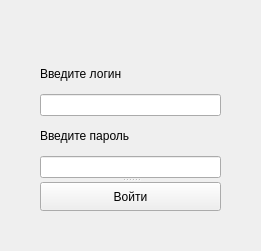
<?xml version="1.0" encoding="UTF-8"?>
<ui version="4.0">
 <class>login_in_window</class>
 <widget class="QWidget" name="login_in_window">
  <property name="geometry">
   <rect>
    <x>0</x>
    <y>0</y>
    <width>261</width>
    <height>251</height>
   </rect>
  </property>
  <property name="windowTitle">
   <string>Добро пожаловать в Афину</string>
  </property>
  <widget class="QSplitter" name="splitter">
   <property name="geometry">
    <rect>
     <x>40</x>
     <y>60</y>
     <width>181</width>
     <height>151</height>
    </rect>
   </property>
   <property name="orientation">
    <enum>Qt::Vertical</enum>
   </property>
   <widget class="QWidget" name="">
    <layout class="QGridLayout" name="gridLayout">
     <item row="0" column="0">
      <widget class="QLabel" name="label_2">
       <property name="styleSheet">
        <string>font: 12pt &quot;MS Shell Dlg 2&quot;;</string>
       </property>
       <property name="text">
        <string>Введите логин</string>
       </property>
      </widget>
     </item>
     <item row="1" column="0">
      <widget class="QLineEdit" name="lineEdit_2">
       <property name="styleSheet">
        <string notr="true">font: 10pt &quot;MS Shell Dlg 2&quot;;</string>
       </property>
       <property name="inputMask">
        <string/>
       </property>
       <property name="maxLength">
        <number>10</number>
       </property>
       <property name="echoMode">
        <enum>QLineEdit::Normal</enum>
       </property>
      </widget>
     </item>
     <item row="2" column="0">
      <widget class="QLabel" name="label">
       <property name="styleSheet">
        <string notr="true">font: 12pt &quot;MS Shell Dlg 2&quot;;</string>
       </property>
       <property name="text">
        <string>Введите пароль</string>
       </property>
      </widget>
     </item>
     <item row="3" column="0">
      <widget class="QLineEdit" name="lineEdit">
       <property name="styleSheet">
        <string notr="true">font: 10pt &quot;MS Shell Dlg 2&quot;;</string>
       </property>
       <property name="inputMask">
        <string/>
       </property>
       <property name="maxLength">
        <number>10</number>
       </property>
       <property name="echoMode">
        <enum>QLineEdit::Password</enum>
       </property>
      </widget>
     </item>
    </layout>
   </widget>
   <widget class="QPushButton" name="pushButton">
    <property name="styleSheet">
     <string notr="true">font: 12pt &quot;MS Shell Dlg 2&quot;;</string>
    </property>
    <property name="text">
     <string>Войти</string>
    </property>
   </widget>
  </widget>
 </widget>
 <resources/>
 <connections/>
</ui>
